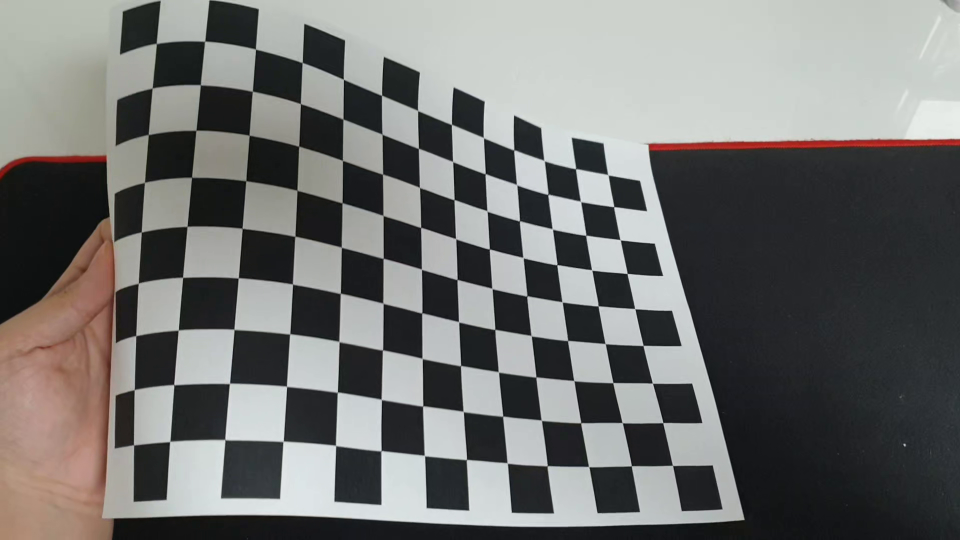
#> input picture frame 8 of data/chessboard.mp4, 1920 x 1080 px (shown at 1/2 size)
$ python camera_calibration.py
#> lines starting #> are read from the running program, lines starting #| are printed output that depends on the picture; after the words box and inside, x2 and y2 are one past the last pixel; in counts of white or black regions, pixels touching at a corner belong together; long printed decimals are rounded
import numpy as np
import cv2

# 체스보드의 가로 세로 내부 코너 수
chessboard_size = (13, 9)  # 예시로 9x6 체스보드 사용

# 체스보드 코너 좌표 생성
objp = np.zeros((np.prod(chessboard_size), 3), dtype=np.float32)
objp[:, :2] = np.mgrid[0:chessboard_size[0], 0:chessboard_size[1]].T.reshape(-1, 2)

# 캘리브레이션을 위한 이미지 및 객체 포인트 저장을 위한 리스트 생성
objpoints = []  # 3D 객체 포인트
imgpoints = []  # 2D 이미지 포인트

# 동영상 읽기
cap = cv2.VideoCapture('./data/chessboard.mp4')  # 동영상 파일 경로 입력

# 결과 저장을 위한 비디오 라이터 생성
out = cv2.VideoWriter('./data/output1.mp4', cv2.VideoWriter_fourcc(*'mp4v'), 30.0, (int(cap.get(3)), int(cap.get(4))))

# 동영상 프레임별로 캘리브레이션 진행
while True:
    ret, frame = cap.read()
#> frame is the input picture: shape (1080, 1920, 3); mean B, G, R 111.7, 113.3, 113.2
    if not ret:
        break

    gray = cv2.cvtColor(frame, cv2.COLOR_BGR2GRAY)
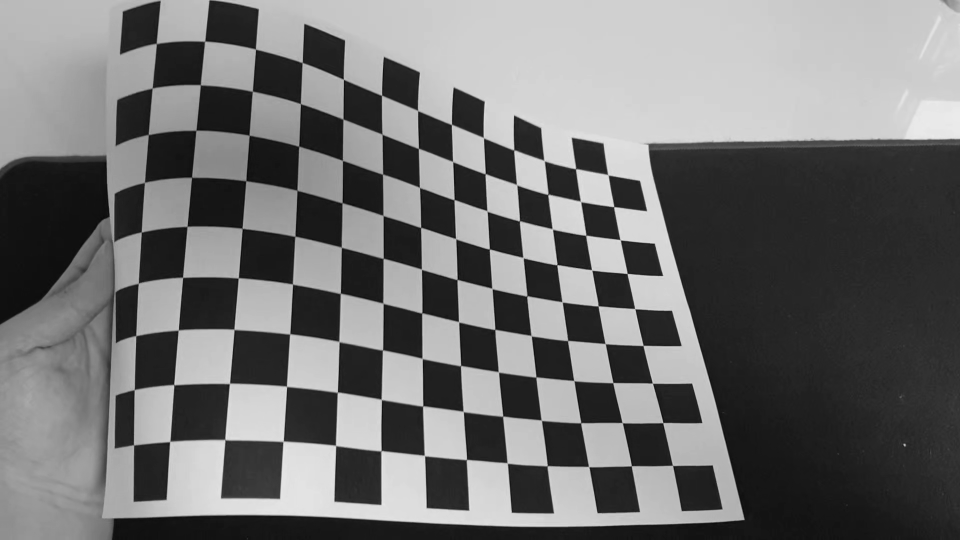
#> gray: shape (1080, 1920) (shown at 1/2 size); min 0, max 235, mean 113

    # 체스보드 코너 찾기
    ret, corners = cv2.findChessboardCorners(gray, chessboard_size, None)
#> ret = True; corners = 117 rows, first 8: [314, 87], [410, 83.5], [511, 98.5], [604.5, 125.5], [687.4, 160.4], [763.5, 191.5], [835.5, 221.5], [903.5, 249.5]

    # 코너를 찾았을 때만 포인트 저장
    if ret:
        objpoints.append(objp)
        imgpoints.append(corners)

        # 코너 시각화
        frame = cv2.drawChessboardCorners(frame, chessboard_size, corners, ret)
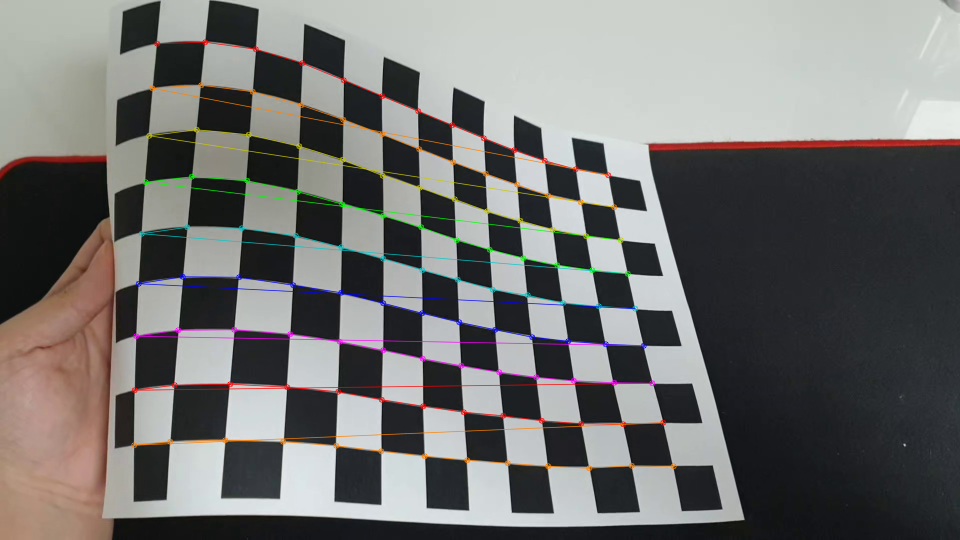
#> frame: shape (1080, 1920, 3) (shown at 1/2 size); 2.76% of pixels changed, all inside (x1, y1, x2, y2) = (262, 78, 1354, 943)

    # 결과 동영상에 프레임 저장
    out.write(frame)

    cv2.imshow('Frame', frame)
    if cv2.waitKey(1) == ord('q'):
#> (key q is pressed here)
        break

cap.release()
out.release()


# 캘리브레이션 수행
ret, mtx, dist, rvecs, tvecs = cv2.calibrateCamera(objpoints, imgpoints, gray.shape[::-1], None, None)
#> ret = 14.87; mtx = [[1712.1, 0, 978], [0, 1572, 610.8], [0, 0, 1]]; dist = [[1.98, -9.98, 0.034, 0.127, 16.56]]; rvecs = ([-0.341, -0.682, 0.0455],); tvecs = ([-6.39, -5.48, 15.61],)

# 결과 출력
print("내부 파라미터 (fx, fy, cx, cy):")
print(mtx)
#| [[1.71205826e+03 0.00000000e+00 9.77979996e+02]
#|  [0.00000000e+00 1.57197508e+03 6.10786247e+02]
#|  [0.00000000e+00 0.00000000e+00 1.00000000e+00]]
print("\n왜곡 계수:")
print(dist)
#| [[ 1.981 -9.982  0.03396  0.1274 16.556]]

cv2.destroyAllWindows()

# 렌즈 왜곡 보정 수행
cap = cv2.VideoCapture('./data/chessboard.mp4')  # 동영상 파일 경로 입력
out = cv2.VideoWriter('./data/output2.mp4', cv2.VideoWriter_fourcc(*'mp4v'), 30.0, (int(cap.get(3)), int(cap.get(4))))

while True:
    ret, frame = cap.read()
    if not ret:
        break

    # 왜곡 보정
    undistorted_frame = cv2.undistort(frame, mtx, dist, None, mtx)
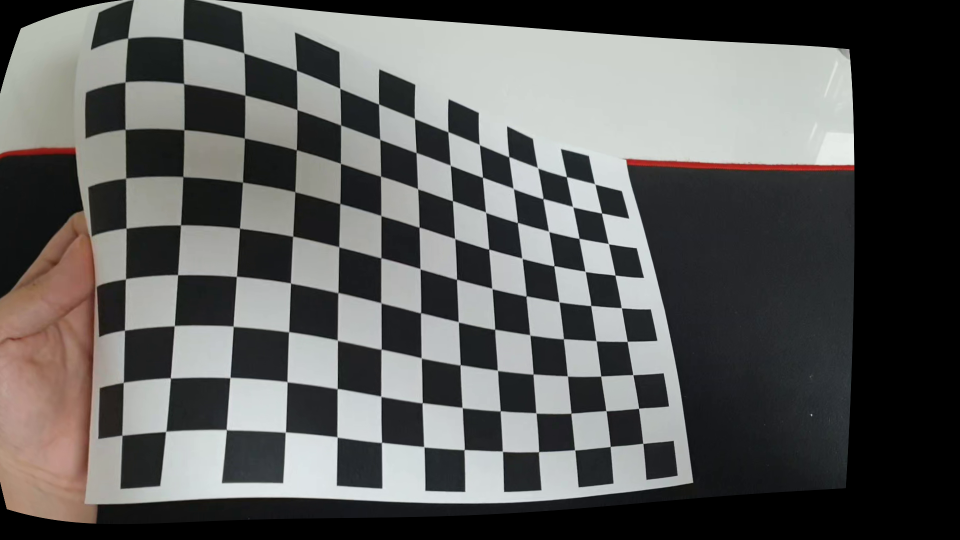
#> undistorted_frame: shape (1080, 1920, 3) (shown at 1/2 size); mean B, G, R 90.4, 91.8, 91.9

    # 결과 동영상에 프레임 저장
    out.write(undistorted_frame)

    cv2.imshow('Undistorted Frame', undistorted_frame)
    if cv2.waitKey(1) == ord('q'):
#> (key q is pressed here)
        break

cap.release()
out.release()
cv2.destroyAllWindows()

$ run again, starting later in the video
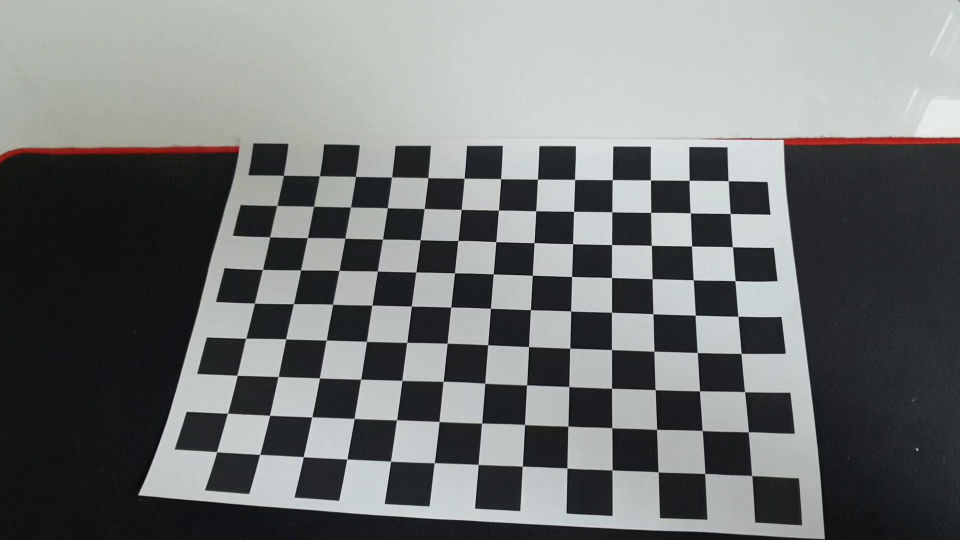
#> input picture frame 36 of data/chessboard.mp4, 1920 x 1080 px (shown at 1/2 size)
#> frame is the input picture: shape (1080, 1920, 3); mean B, G, R 114.8, 116.1, 113.1
#> `ret, corners = cv2.findChessboardCorners(gray, chessboard_size, None)`: ret = True; corners = 117 rows, first 8: [568.3, 352.3], [637.6, 353.7], [711.9, 354.2], [784.3, 355], [856.3, 357.3], [928.8, 356.9], [1002.2, 358.1], [1075.7, 358.9]
#> `frame = cv2.drawChessboardCorners(frame, chessboard_size, corners, ret)`:
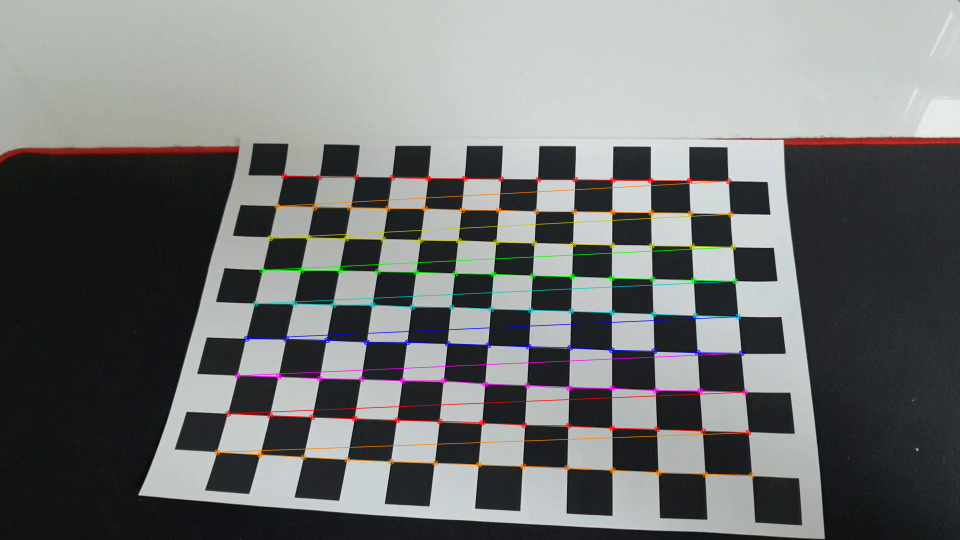
#> frame: shape (1080, 1920, 3) (shown at 1/2 size); 2.82% of pixels changed, all inside (x1, y1, x2, y2) = (428, 346, 1510, 957)
#> `ret, mtx, dist, rvecs, tvecs = cv2.calibrateCamera(objpoints, imgpoint..`: ret = 1.56; mtx = [[1796.4, 0, 960.2], [0, 1730.3, 402.1], [0, 0, 1]]; dist = [[0.321, -1.24, -0.0251, -0.0112, 1.65]]; rvecs = ([-0.55, 0.103, 0.0477],); tvecs = ([-5.4, -0.698, 25.18],)
#| [[1.79636417e+03 0.00000000e+00 9.60238958e+02]
#|  [0.00000000e+00 1.73034716e+03 4.02121132e+02]
#|  [0.00000000e+00 0.00000000e+00 1.00000000e+00]]
#| [[ 0.321 -1.241 -0.02513 -0.01117  1.655]]
#> `undistorted_frame = cv2.undistort(frame, mtx, dist, None, mtx)`:
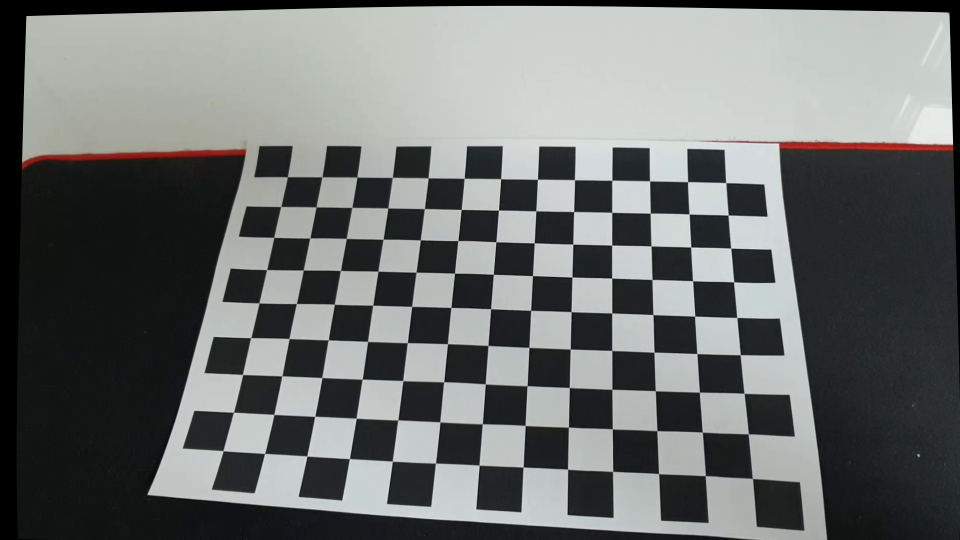
#> undistorted_frame: shape (1080, 1920, 3) (shown at 1/2 size); mean B, G, R 109.8, 110.9, 108

$ run again, starting later in the video
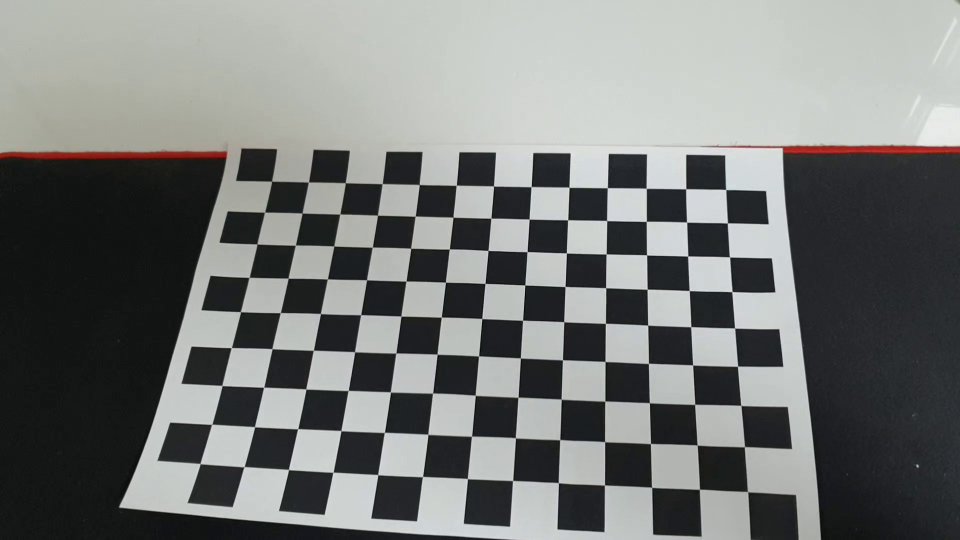
#> input picture frame 65 of data/chessboard.mp4, 1920 x 1080 px (shown at 1/2 size)
#> frame is the input picture: shape (1080, 1920, 3); mean B, G, R 118.2, 119.9, 117.7
#> `ret, corners = cv2.findChessboardCorners(gray, chessboard_size, None)`: ret = True; corners = 117 rows, first 8: [544.5, 364.3], [616.5, 364], [692, 367.2], [765, 368], [839.3, 370.6], [912.9, 371], [987.6, 373.4], [1062.5, 374.6]
#> `frame = cv2.drawChessboardCorners(frame, chessboard_size, corners, ret)`:
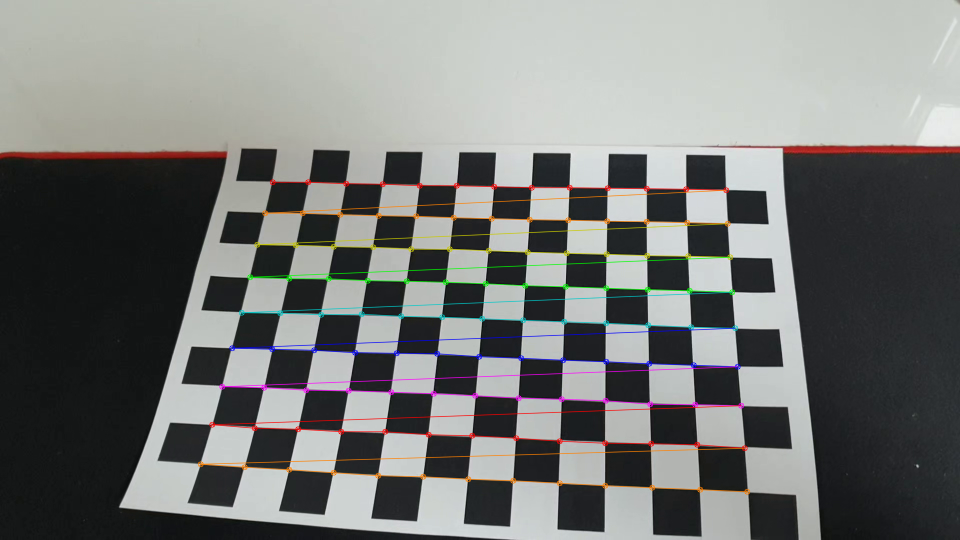
#> frame: shape (1080, 1920, 3) (shown at 1/2 size); 2.87% of pixels changed, all inside (x1, y1, x2, y2) = (395, 358, 1501, 990)
#> `ret, mtx, dist, rvecs, tvecs = cv2.calibrateCamera(objpoints, imgpoint..`: ret = 1.56; mtx = [[1840.4, 0, 958.1], [0, 1756.3, 348.1], [0, 0, 1]]; dist = [[0.403, -1.56, -0.0353, -0.0109, 2.24]]; rvecs = ([-0.565, 0.103, 0.0513],); tvecs = ([-5.57, 0.252, 25.29],)
#| [[1.84038410e+03 0.00000000e+00 9.58082874e+02]
#|  [0.00000000e+00 1.75626977e+03 3.48110891e+02]
#|  [0.00000000e+00 0.00000000e+00 1.00000000e+00]]
#| [[ 0.4031 -1.558  -0.03532 -0.01094  2.244]]
#> `undistorted_frame = cv2.undistort(frame, mtx, dist, None, mtx)`:
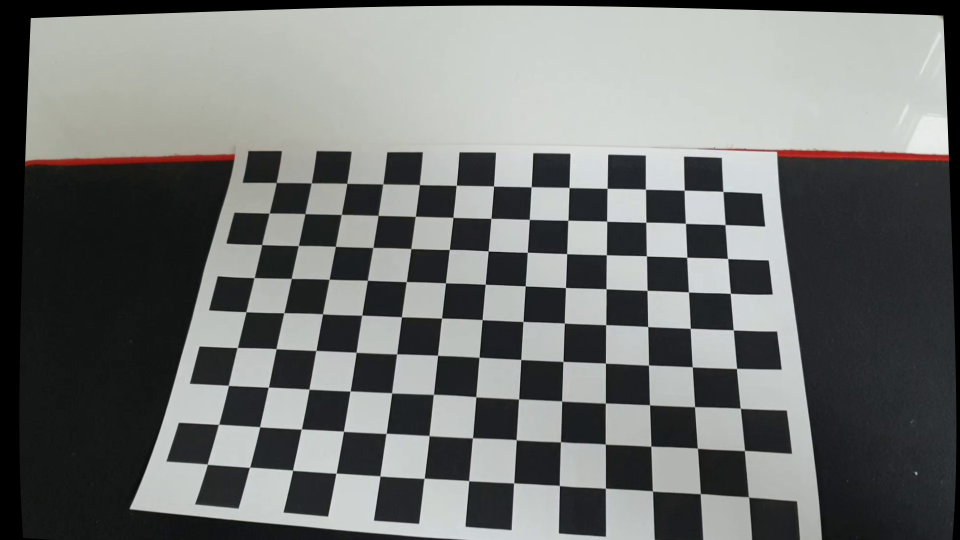
#> undistorted_frame: shape (1080, 1920, 3) (shown at 1/2 size); mean B, G, R 112, 113.5, 111.4
